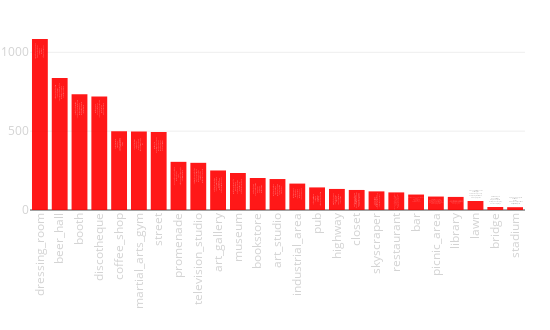

This figure's notebook cell:
### Code cell
tags_rate([x[0].split("/")[0] for x in scenes_result][N_SKIP:],
                        [x[1] for x in scenes_result][N_SKIP:])

### Figure 1 — Plotly figure (JSON) as saved in the notebook; plotly's stock layout.template omitted (floating-point values rounded to 4 significant figures)
{"data": [{"hoverinfo": "y+text", "marker": {"color": "red"}, "opacity": 0.9, "text": ["Lenaslovelyvintage <br>TFM_Berlin <br>STUDIO67 <br>The_Heks_Laboratory <br>Zalando_Content_Creation", "Hofbr_uhaus_M_nchen <br>Hofbrauhaus_HB_Berlin <br>Augustiner_am_Gendarmenma... <br>ottorink_weinbar <br>Irish_Pub_Europacenter_Be...", "Messe_Berlin_Vital <br>Mercure_Hotel_MOA_Berlin <br>Angleterre_Hotel_Berlin <br>WECC_Westhafen_Event_Conv... <br>bcc_Berliner_Congress_Cen...", "Berlin_Salsa_Congress <br>Odyssee_Berlin <br>Green_Mango_Karaokebar <br>house_of_weekend <br>Hafenbar_Berlin", "wild_caff_ <br>Pure_Origins_Estate_Coffe... <br>Einstein_Kaffe_am_Alex <br>Cafe_Einstein <br>Westberlin_bar_shop", "Fitx <br>Spree_Crossfit_In_Squat_W... <br>John_Reed_Fitness <br>Spindler_Klatt <br>FitX_Berlin_S_dkreuz", "Schl_terstra_e_Ecke_Kurf... <br>Checkpoint_Charlie <br>Checkpoint_Charlie <br>Checkpoint_Charlie_Museum <br>MyFest_Berlin", "Berlin_Friedrichstra_e_An... <br>Spreeufer_Hauptbahnhof_Be... <br>Spree <br>Spree_River_Berlin <br>Unter_den_Linden_Brandenb...", "Madame_Tussauds_Berlin <br>Zig_Zag_Jazz_Club <br>n_tv_RTL_Studio_Berlin <br>Quatsch_Comedy_Club <br>Stage_Bluemax_Berlin_Blue...", "Salvador_Dali_Museum_Berl... <br>Blain_Southern_Berlin <br>Galerie_Judin <br>Dal_Die_Ausstellung_am_Po... <br>Old_National_Gallery_Berl...", "New_National_Gallery_Berl... <br>Neues_Museum <br>Old_National_Gallery_Berl... <br>Gem_ldegalerie <br>Egyptian_Museum_of_Berlin", "Ritter_Sport_Berlin <br>Space_Hall <br>TASCHEN <br>RitterSport_Schokowelt <br>Joseph_Roth_Diele", "Taiko_Gallery <br>Bl_ckfisk_Tattoo_Co_ <br>Blain_Southern_Berlin <br>East_Side_Gallery <br>East_Side_Gallery_Berlin", "panoramapunkt <br>Tv_Tower_Berlin <br>Kollhoff_Tower <br>TV_tower_Berlin <br>Fernsehturm_Berlin", "Irish_Pub_Europacenter_Be... <br>John_Muir <br>THE_MEAT <br>Hotel_Bar <br>Bellucci_Ristorante_Bar", "Victory_Tower <br>Berlin_Victory_Column <br>Siegess_ule <br>Stra_e_des_17_Juni <br>Columna_de_la_Victoria", "Lenaslovelyvintage <br>ANDREAS_MURKUDIS <br>LNFA_Conceptstore_Agency... <br>PREMIUM_Berlin <br>mientus_FLAGSHIP_Store", "Potsdamer_Platz_Berlin_Ge... <br>Bahnhof_Berlin_Potsdamer... <br>Potsdammer_Platz_Berlin <br>Potsdamer_Platz <br>Breitscheidplatz", "Restaurant_Entrecote <br>Ristorante_Sale_e_Tabacch... <br>Lucky_Leek <br>Ristorante_a_Mano <br>Lutter_Wegner_am_Gendarme...", "Berlin_European_Bartender... <br>ORA <br>BRYK_BAR <br>John_Muir <br>Absinthdepot", "Prinzessinneng_rten <br>Biergarten_in_Tiergarten <br>Volkspark_Friedrichshain <br>James_Simon_Park_Kleiner... <br>Kleiner_Tiergarten", "Staatsbibliothek_zu_Berli... <br>Jacob_und_Wilhelm_Grimm_Z... <br>Staatsbibliothek_zu_Berli... <br>B_se_Buben_Bar <br>Fine_Bagels", "Pfaueninsel_Im_Wannsee <br>Cecilieng_rten <br>Sommerbad_Neuk_lln <br>Volkspark_Friedrichshain <br>Kleiner_Tiergarten", "Gleisdreieckpark <br>Jannowitzbr_cke <br>Riogrande_Berlin <br>Berlin_Bornholmer_Stra_e... <br>Oberbaum_Bridge", "Olympia_Stadion_Berlin <br>Poststadion <br>Berlino <br>Internationales_Deutsches... <br>Brasil_Brasileiro_Berlin"], "type": "bar", "uid": "e560b976-353c-11e9-a75b-3c15c2cf2370", "x": ["dressing_room", "beer_hall", "booth", "discotheque", "coffee_shop", "martial_arts_gym", "street", "promenade", "television_studio", "art_gallery", "museum", "bookstore", "art_studio", "industrial_area", "pub", "highway", "closet", "skyscraper", "restaurant", "bar", "picnic_area", "library", "lawn", "bridge", "stadium"], "xaxis": "x", "y": [1085.0, 837.9, 733.4, 720.5, 499.4, 497.8, 494.5, 305.5, 299.3, 250.7, 234.8, 203.1, 196.5, 167.5, 143.3, 133.6, 127.1, 118.1, 111.6, 98.05, 85.3, 83.0, 57.22, 19.19, 17.91], "yaxis": "y"}], "layout": {"height": 330, "margin": {"b": 120, "l": 30, "r": 25, "t": 30}, "showlegend": false, "width": 550, "xaxis": {"anchor": "y", "domain": [0, 1], "tickangle": -90, "tickfont": {"color": "lightgrey", "size": 11.5}}, "xaxis2": {"tickangle": -90, "tickfont": {"color": "lightgrey", "size": 11.5}}, "yaxis": {"anchor": "x", "domain": [0, 1], "tickfont": {"color": "lightgrey", "size": 11.5}}, "yaxis2": {"tickfont": {"color": "lightgrey", "size": 11.5}}}}
